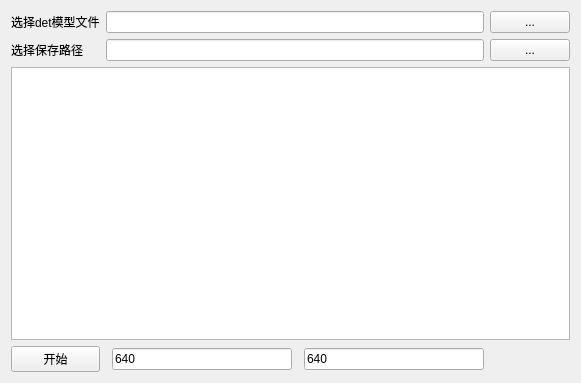
<?xml version="1.0" encoding="UTF-8"?>
<ui version="4.0">
 <class>pt2ncnn_Form</class>
 <widget class="QWidget" name="pt2ncnn_Form">
  <property name="geometry">
   <rect>
    <x>0</x>
    <y>0</y>
    <width>581</width>
    <height>383</height>
   </rect>
  </property>
  <property name="windowTitle">
   <string>pt转PytoC</string>
  </property>
  <layout class="QGridLayout" name="gridLayout_2">
   <item row="0" column="2">
    <layout class="QGridLayout" name="gridLayout">
     <item row="2" column="0">
      <widget class="QLabel" name="label">
       <property name="text">
        <string>选择保存路径</string>
       </property>
      </widget>
     </item>
     <item row="0" column="0">
      <widget class="QLabel" name="label_2">
       <property name="text">
        <string>选择det模型文件</string>
       </property>
      </widget>
     </item>
     <item row="5" column="0" colspan="7">
      <widget class="QTextBrowser" name="info_box"/>
     </item>
     <item row="6" column="2">
      <widget class="QLineEdit" name="input_w_edit">
       <property name="text">
        <string>640</string>
       </property>
      </widget>
     </item>
     <item row="0" column="5" colspan="2">
      <widget class="QPushButton" name="select_pt_file">
       <property name="text">
        <string>...</string>
       </property>
      </widget>
     </item>
     <item row="0" column="1" colspan="4">
      <widget class="QLineEdit" name="file_path_line">
       <property name="text">
        <string/>
       </property>
       <property name="readOnly">
        <bool>true</bool>
       </property>
      </widget>
     </item>
     <item row="6" column="4">
      <widget class="QLineEdit" name="input_h_edit">
       <property name="text">
        <string>640</string>
       </property>
      </widget>
     </item>
     <item row="6" column="0">
      <widget class="QPushButton" name="start">
       <property name="text">
        <string>开始</string>
       </property>
      </widget>
     </item>
     <item row="2" column="1" colspan="4">
      <widget class="QLineEdit" name="save_path_line_"/>
     </item>
     <item row="2" column="5" colspan="2">
      <widget class="QPushButton" name="save_file">
       <property name="text">
        <string>...</string>
       </property>
      </widget>
     </item>
    </layout>
   </item>
  </layout>
 </widget>
 <resources/>
 <connections/>
</ui>
